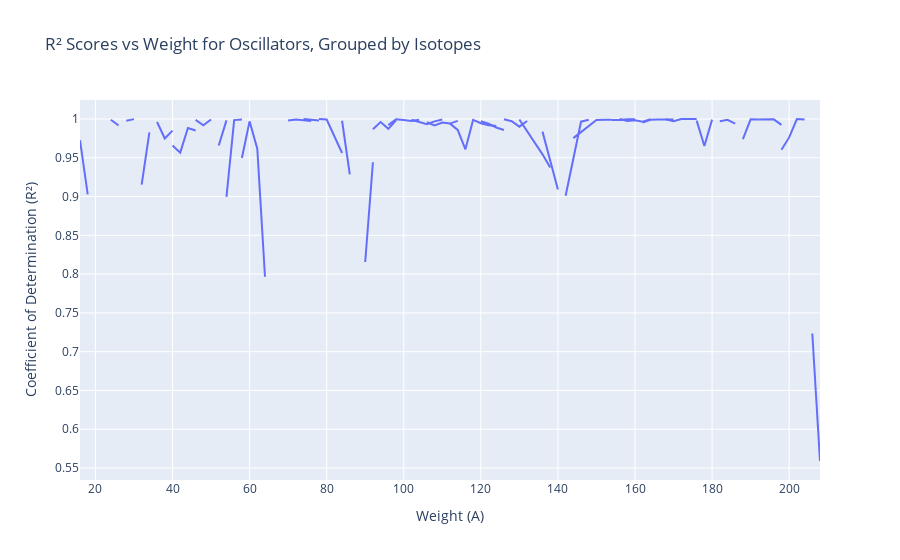
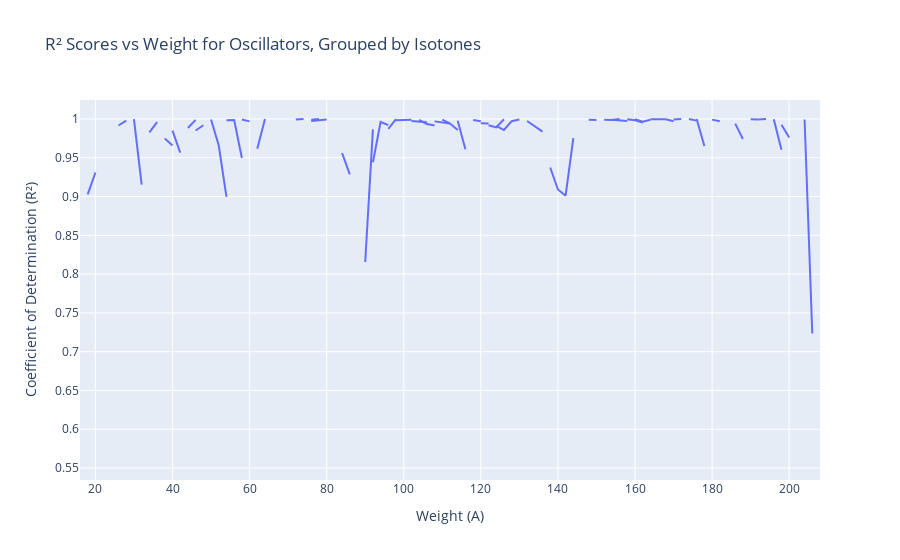

The notebook cell saved with these charts, in order:
### Code cell
fig = px.line(get_best_r2(oscillators, 0.5).reset_index(), 
                 x='a', 
                 y='r2', 
                 line_group='z',
                 title='R² Scores vs Weight for Oscillators, Grouped by Isotopes',
                 labels={'a': 'Weight (A)', 
                        'r2': 'Coefficient of Determination (R²)',
                        'z': 'Atomic Number (Z)'})

fig.show()

fig = px.line(get_best_r2(oscillators, 0.5).reset_index(), 
                 x='a', 
                 y='r2', 
                 line_group='n',
                 title='R² Scores vs Weight for Oscillators, Grouped by Isotones',
                 labels={'a': 'Weight (A)', 
                        'r2': 'Coefficient of Determination (R²)',
                        'z': 'Atomic Number (Z)'})

fig.show()

### Figure 1 — Plotly figure (JSON) as saved in the notebook; plotly's stock layout.template omitted (floating-point values rounded to 4 significant figures)
{"data": [{"hovertemplate": "Atomic Number (Z)=8<br>Weight (A)=%{x}<br>Coefficient of Determination (R²)=%{y}<extra></extra>", "legendgroup": "", "line": {"color": "#636efa", "dash": "solid"}, "marker": {"symbol": "circle"}, "mode": "lines", "name": "", "orientation": "v", "showlegend": false, "type": "scatter", "x": [16, 18], "xaxis": "x", "y": [0.9727, 0.9029], "yaxis": "y"}, {"hovertemplate": "Atomic Number (Z)=10<br>Weight (A)=%{x}<br>Coefficient of Determination (R²)=%{y}<extra></extra>", "legendgroup": "", "line": {"color": "#636efa", "dash": "solid"}, "marker": {"symbol": "circle"}, "mode": "lines", "name": "", "orientation": "v", "showlegend": false, "type": "scatter", "x": [20], "xaxis": "x", "y": [0.931], "yaxis": "y"}, {"hovertemplate": "Atomic Number (Z)=12<br>Weight (A)=%{x}<br>Coefficient of Determination (R²)=%{y}<extra></extra>", "legendgroup": "", "line": {"color": "#636efa", "dash": "solid"}, "marker": {"symbol": "circle"}, "mode": "lines", "name": "", "orientation": "v", "showlegend": false, "type": "scatter", "x": [24, 26], "xaxis": "x", "y": [0.9991, 0.9916], "yaxis": "y"}, {"hovertemplate": "Atomic Number (Z)=14<br>Weight (A)=%{x}<br>Coefficient of Determination (R²)=%{y}<extra></extra>", "legendgroup": "", "line": {"color": "#636efa", "dash": "solid"}, "marker": {"symbol": "circle"}, "mode": "lines", "name": "", "orientation": "v", "showlegend": false, "type": "scatter", "x": [28, 30], "xaxis": "x", "y": [0.9978, 0.9998], "yaxis": "y"}, {"hovertemplate": "Atomic Number (Z)=16<br>Weight (A)=%{x}<br>Coefficient of Determination (R²)=%{y}<extra></extra>", "legendgroup": "", "line": {"color": "#636efa", "dash": "solid"}, "marker": {"symbol": "circle"}, "mode": "lines", "name": "", "orientation": "v", "showlegend": false, "type": "scatter", "x": [32, 34], "xaxis": "x", "y": [0.9153, 0.9827], "yaxis": "y"}, {"hovertemplate": "Atomic Number (Z)=18<br>Weight (A)=%{x}<br>Coefficient of Determination (R²)=%{y}<extra></extra>", "legendgroup": "", "line": {"color": "#636efa", "dash": "solid"}, "marker": {"symbol": "circle"}, "mode": "lines", "name": "", "orientation": "v", "showlegend": false, "type": "scatter", "x": [36, 38, 40], "xaxis": "x", "y": [0.996, 0.9748, 0.9849], "yaxis": "y"}, {"hovertemplate": "Atomic Number (Z)=20<br>Weight (A)=%{x}<br>Coefficient of Determination (R²)=%{y}<extra></extra>", "legendgroup": "", "line": {"color": "#636efa", "dash": "solid"}, "marker": {"symbol": "circle"}, "mode": "lines", "name": "", "orientation": "v", "showlegend": false, "type": "scatter", "x": [40, 42, 44, 46], "xaxis": "x", "y": [0.9658, 0.9566, 0.9883, 0.9852], "yaxis": "y"}, {"hovertemplate": "Atomic Number (Z)=22<br>Weight (A)=%{x}<br>Coefficient of Determination (R²)=%{y}<extra></extra>", "legendgroup": "", "line": {"color": "#636efa", "dash": "solid"}, "marker": {"symbol": "circle"}, "mode": "lines", "name": "", "orientation": "v", "showlegend": false, "type": "scatter", "x": [46, 48, 50], "xaxis": "x", "y": [0.9988, 0.9918, 0.9993], "yaxis": "y"}, {"hovertemplate": "Atomic Number (Z)=24<br>Weight (A)=%{x}<br>Coefficient of Determination (R²)=%{y}<extra></extra>", "legendgroup": "", "line": {"color": "#636efa", "dash": "solid"}, "marker": {"symbol": "circle"}, "mode": "lines", "name": "", "orientation": "v", "showlegend": false, "type": "scatter", "x": [52, 54], "xaxis": "x", "y": [0.9658, 0.9982], "yaxis": "y"}, {"hovertemplate": "Atomic Number (Z)=26<br>Weight (A)=%{x}<br>Coefficient of Determination (R²)=%{y}<extra></extra>", "legendgroup": "", "line": {"color": "#636efa", "dash": "solid"}, "marker": {"symbol": "circle"}, "mode": "lines", "name": "", "orientation": "v", "showlegend": false, "type": "scatter", "x": [54, 56, 58], "xaxis": "x", "y": [0.8995, 0.9985, 0.9993], "yaxis": "y"}, {"hovertemplate": "Atomic Number (Z)=28<br>Weight (A)=%{x}<br>Coefficient of Determination (R²)=%{y}<extra></extra>", "legendgroup": "", "line": {"color": "#636efa", "dash": "solid"}, "marker": {"symbol": "circle"}, "mode": "lines", "name": "", "orientation": "v", "showlegend": false, "type": "scatter", "x": [58, 60, 62, 64], "xaxis": "x", "y": [0.9497, 0.9969, 0.9616, 0.7967], "yaxis": "y"}, {"hovertemplate": "Atomic Number (Z)=30<br>Weight (A)=%{x}<br>Coefficient of Determination (R²)=%{y}<extra></extra>", "legendgroup": "", "line": {"color": "#636efa", "dash": "solid"}, "marker": {"symbol": "circle"}, "mode": "lines", "name": "", "orientation": "v", "showlegend": false, "type": "scatter", "x": [64], "xaxis": "x", "y": [1.0], "yaxis": "y"}, {"hovertemplate": "Atomic Number (Z)=32<br>Weight (A)=%{x}<br>Coefficient of Determination (R²)=%{y}<extra></extra>", "legendgroup": "", "line": {"color": "#636efa", "dash": "solid"}, "marker": {"symbol": "circle"}, "mode": "lines", "name": "", "orientation": "v", "showlegend": false, "type": "scatter", "x": [70, 72, 76], "xaxis": "x", "y": [0.998, 0.9994, 0.9973], "yaxis": "y"}, {"hovertemplate": "Atomic Number (Z)=34<br>Weight (A)=%{x}<br>Coefficient of Determination (R²)=%{y}<extra></extra>", "legendgroup": "", "line": {"color": "#636efa", "dash": "solid"}, "marker": {"symbol": "circle"}, "mode": "lines", "name": "", "orientation": "v", "showlegend": false, "type": "scatter", "x": [74, 76, 78], "xaxis": "x", "y": [0.9999, 0.9991, 0.9979], "yaxis": "y"}, {"hovertemplate": "Atomic Number (Z)=36<br>Weight (A)=%{x}<br>Coefficient of Determination (R²)=%{y}<extra></extra>", "legendgroup": "", "line": {"color": "#636efa", "dash": "solid"}, "marker": {"symbol": "circle"}, "mode": "lines", "name": "", "orientation": "v", "showlegend": false, "type": "scatter", "x": [78, 80, 84], "xaxis": "x", "y": [0.9998, 0.9992, 0.9562], "yaxis": "y"}, {"hovertemplate": "Atomic Number (Z)=38<br>Weight (A)=%{x}<br>Coefficient of Determination (R²)=%{y}<extra></extra>", "legendgroup": "", "line": {"color": "#636efa", "dash": "solid"}, "marker": {"symbol": "circle"}, "mode": "lines", "name": "", "orientation": "v", "showlegend": false, "type": "scatter", "x": [84, 86], "xaxis": "x", "y": [0.9977, 0.9285], "yaxis": "y"}, {"hovertemplate": "Atomic Number (Z)=40<br>Weight (A)=%{x}<br>Coefficient of Determination (R²)=%{y}<extra></extra>", "legendgroup": "", "line": {"color": "#636efa", "dash": "solid"}, "marker": {"symbol": "circle"}, "mode": "lines", "name": "", "orientation": "v", "showlegend": false, "type": "scatter", "x": [90, 92], "xaxis": "x", "y": [0.8157, 0.9442], "yaxis": "y"}, {"hovertemplate": "Atomic Number (Z)=42<br>Weight (A)=%{x}<br>Coefficient of Determination (R²)=%{y}<extra></extra>", "legendgroup": "", "line": {"color": "#636efa", "dash": "solid"}, "marker": {"symbol": "circle"}, "mode": "lines", "name": "", "orientation": "v", "showlegend": false, "type": "scatter", "x": [92, 94, 96, 98], "xaxis": "x", "y": [0.9866, 0.9961, 0.9873, 0.9984], "yaxis": "y"}, {"hovertemplate": "Atomic Number (Z)=44<br>Weight (A)=%{x}<br>Coefficient of Determination (R²)=%{y}<extra></extra>", "legendgroup": "", "line": {"color": "#636efa", "dash": "solid"}, "marker": {"symbol": "circle"}, "mode": "lines", "name": "", "orientation": "v", "showlegend": false, "type": "scatter", "x": [96, 98, 100, 102, 104], "xaxis": "x", "y": [0.9921, 0.9996, 0.9985, 0.9974, 0.9989], "yaxis": "y"}, {"hovertemplate": "Atomic Number (Z)=46<br>Weight (A)=%{x}<br>Coefficient of Determination (R²)=%{y}<extra></extra>", "legendgroup": "", "line": {"color": "#636efa", "dash": "solid"}, "marker": {"symbol": "circle"}, "mode": "lines", "name": "", "orientation": "v", "showlegend": false, "type": "scatter", "x": [102, 104, 106, 108, 110], "xaxis": "x", "y": [0.9991, 0.9967, 0.9934, 0.9969, 0.9993], "yaxis": "y"}, {"hovertemplate": "Atomic Number (Z)=48<br>Weight (A)=%{x}<br>Coefficient of Determination (R²)=%{y}<extra></extra>", "legendgroup": "", "line": {"color": "#636efa", "dash": "solid"}, "marker": {"symbol": "circle"}, "mode": "lines", "name": "", "orientation": "v", "showlegend": false, "type": "scatter", "x": [106, 108, 110, 112, 114], "xaxis": "x", "y": [0.9958, 0.9916, 0.9954, 0.9941, 0.9976], "yaxis": "y"}, {"hovertemplate": "Atomic Number (Z)=50<br>Weight (A)=%{x}<br>Coefficient of Determination (R²)=%{y}<extra></extra>", "legendgroup": "", "line": {"color": "#636efa", "dash": "solid"}, "marker": {"symbol": "circle"}, "mode": "lines", "name": "", "orientation": "v", "showlegend": false, "type": "scatter", "x": [112, 114, 116, 118, 120, 122, 124], "xaxis": "x", "y": [0.994, 0.9859, 0.961, 0.9987, 0.9945, 0.9918, 0.991], "yaxis": "y"}, {"hovertemplate": "Atomic Number (Z)=52<br>Weight (A)=%{x}<br>Coefficient of Determination (R²)=%{y}<extra></extra>", "legendgroup": "", "line": {"color": "#636efa", "dash": "solid"}, "marker": {"symbol": "circle"}, "mode": "lines", "name": "", "orientation": "v", "showlegend": false, "type": "scatter", "x": [120, 122, 124, 126], "xaxis": "x", "y": [0.997, 0.9941, 0.9891, 0.9857], "yaxis": "y"}, {"hovertemplate": "Atomic Number (Z)=54<br>Weight (A)=%{x}<br>Coefficient of Determination (R²)=%{y}<extra></extra>", "legendgroup": "", "line": {"color": "#636efa", "dash": "solid"}, "marker": {"symbol": "circle"}, "mode": "lines", "name": "", "orientation": "v", "showlegend": false, "type": "scatter", "x": [126, 128, 130, 132], "xaxis": "x", "y": [0.9996, 0.9971, 0.9901, 0.9974], "yaxis": "y"}, {"hovertemplate": "Atomic Number (Z)=56<br>Weight (A)=%{x}<br>Coefficient of Determination (R²)=%{y}<extra></extra>", "legendgroup": "", "line": {"color": "#636efa", "dash": "solid"}, "marker": {"symbol": "circle"}, "mode": "lines", "name": "", "orientation": "v", "showlegend": false, "type": "scatter", "x": [130, 136, 138], "xaxis": "x", "y": [0.9993, 0.9544, 0.9374], "yaxis": "y"}, {"hovertemplate": "Atomic Number (Z)=58<br>Weight (A)=%{x}<br>Coefficient of Determination (R²)=%{y}<extra></extra>", "legendgroup": "", "line": {"color": "#636efa", "dash": "solid"}, "marker": {"symbol": "circle"}, "mode": "lines", "name": "", "orientation": "v", "showlegend": false, "type": "scatter", "x": [136, 140], "xaxis": "x", "y": [0.9837, 0.9091], "yaxis": "y"}, {"hovertemplate": "Atomic Number (Z)=60<br>Weight (A)=%{x}<br>Coefficient of Determination (R²)=%{y}<extra></extra>", "legendgroup": "", "line": {"color": "#636efa", "dash": "solid"}, "marker": {"symbol": "circle"}, "mode": "lines", "name": "", "orientation": "v", "showlegend": false, "type": "scatter", "x": [142, 146, 148], "xaxis": "x", "y": [0.901, 0.9965, 0.999], "yaxis": "y"}, {"hovertemplate": "Atomic Number (Z)=62<br>Weight (A)=%{x}<br>Coefficient of Determination (R²)=%{y}<extra></extra>", "legendgroup": "", "line": {"color": "#636efa", "dash": "solid"}, "marker": {"symbol": "circle"}, "mode": "lines", "name": "", "orientation": "v", "showlegend": false, "type": "scatter", "x": [144, 150, 152, 154], "xaxis": "x", "y": [0.9754, 0.9988, 0.9989, 0.9991], "yaxis": "y"}, {"hovertemplate": "Atomic Number (Z)=64<br>Weight (A)=%{x}<br>Coefficient of Determination (R²)=%{y}<extra></extra>", "legendgroup": "", "line": {"color": "#636efa", "dash": "solid"}, "marker": {"symbol": "circle"}, "mode": "lines", "name": "", "orientation": "v", "showlegend": false, "type": "scatter", "x": [154, 156, 158, 160], "xaxis": "x", "y": [0.9986, 0.9985, 0.9998, 0.9997], "yaxis": "y"}, {"hovertemplate": "Atomic Number (Z)=66<br>Weight (A)=%{x}<br>Coefficient of Determination (R²)=%{y}<extra></extra>", "legendgroup": "", "line": {"color": "#636efa", "dash": "solid"}, "marker": {"symbol": "circle"}, "mode": "lines", "name": "", "orientation": "v", "showlegend": false, "type": "scatter", "x": [156, 158, 160, 162, 164], "xaxis": "x", "y": [0.9999, 0.9974, 0.9982, 0.9965, 0.9997], "yaxis": "y"}, {"hovertemplate": "Atomic Number (Z)=68<br>Weight (A)=%{x}<br>Coefficient of Determination (R²)=%{y}<extra></extra>", "legendgroup": "", "line": {"color": "#636efa", "dash": "solid"}, "marker": {"symbol": "circle"}, "mode": "lines", "name": "", "orientation": "v", "showlegend": false, "type": "scatter", "x": [162, 164, 166, 168, 170], "xaxis": "x", "y": [0.9953, 0.999, 0.9992, 0.9997, 0.9994], "yaxis": "y"}, {"hovertemplate": "Atomic Number (Z)=70<br>Weight (A)=%{x}<br>Coefficient of Determination (R²)=%{y}<extra></extra>", "legendgroup": "", "line": {"color": "#636efa", "dash": "solid"}, "marker": {"symbol": "circle"}, "mode": "lines", "name": "", "orientation": "v", "showlegend": false, "type": "scatter", "x": [168, 170, 172, 174, 176], "xaxis": "x", "y": [0.9997, 0.997, 0.9999, 0.9999, 1.0], "yaxis": "y"}, {"hovertemplate": "Atomic Number (Z)=72<br>Weight (A)=%{x}<br>Coefficient of Determination (R²)=%{y}<extra></extra>", "legendgroup": "", "line": {"color": "#636efa", "dash": "solid"}, "marker": {"symbol": "circle"}, "mode": "lines", "name": "", "orientation": "v", "showlegend": false, "type": "scatter", "x": [176, 178, 180], "xaxis": "x", "y": [0.9979, 0.9651, 0.9991], "yaxis": "y"}, {"hovertemplate": "Atomic Number (Z)=74<br>Weight (A)=%{x}<br>Coefficient of Determination (R²)=%{y}<extra></extra>", "legendgroup": "", "line": {"color": "#636efa", "dash": "solid"}, "marker": {"symbol": "circle"}, "mode": "lines", "name": "", "orientation": "v", "showlegend": false, "type": "scatter", "x": [182, 184, 186], "xaxis": "x", "y": [0.9971, 0.9989, 0.994], "yaxis": "y"}, {"hovertemplate": "Atomic Number (Z)=76<br>Weight (A)=%{x}<br>Coefficient of Determination (R²)=%{y}<extra></extra>", "legendgroup": "", "line": {"color": "#636efa", "dash": "solid"}, "marker": {"symbol": "circle"}, "mode": "lines", "name": "", "orientation": "v", "showlegend": false, "type": "scatter", "x": [188, 190, 192], "xaxis": "x", "y": [0.9741, 0.9996, 0.9994], "yaxis": "y"}, {"hovertemplate": "Atomic Number (Z)=78<br>Weight (A)=%{x}<br>Coefficient of Determination (R²)=%{y}<extra></extra>", "legendgroup": "", "line": {"color": "#636efa", "dash": "solid"}, "marker": {"symbol": "circle"}, "mode": "lines", "name": "", "orientation": "v", "showlegend": false, "type": "scatter", "x": [192, 194, 196, 198], "xaxis": "x", "y": [0.9993, 0.9998, 0.9995, 0.9924], "yaxis": "y"}, {"hovertemplate": "Atomic Number (Z)=80<br>Weight (A)=%{x}<br>Coefficient of Determination (R²)=%{y}<extra></extra>", "legendgroup": "", "line": {"color": "#636efa", "dash": "solid"}, "marker": {"symbol": "circle"}, "mode": "lines", "name": "", "orientation": "v", "showlegend": false, "type": "scatter", "x": [198, 200, 202, 204], "xaxis": "x", "y": [0.9604, 0.9762, 0.9998, 0.9992], "yaxis": "y"}, {"hovertemplate": "Atomic Number (Z)=82<br>Weight (A)=%{x}<br>Coefficient of Determination (R²)=%{y}<extra></extra>", "legendgroup": "", "line": {"color": "#636efa", "dash": "solid"}, "marker": {"symbol": "circle"}, "mode": "lines", "name": "", "orientation": "v", "showlegend": false, "type": "scatter", "x": [206, 208], "xaxis": "x", "y": [0.7235, 0.5591], "yaxis": "y"}], "layout": {"legend": {"tracegroupgap": 0}, "title": {"text": "R² Scores vs Weight for Oscillators, Grouped by Isotopes"}, "xaxis": {"anchor": "y", "domain": [0, 1], "title": {"text": "Weight (A)"}}, "yaxis": {"anchor": "x", "domain": [0, 1], "title": {"text": "Coefficient of Determination (R²)"}}}}

### Figure 2 — Plotly figure (JSON) as saved in the notebook; plotly's stock layout.template omitted (floating-point values rounded to 4 significant figures)
{"data": [{"hovertemplate": "n=8<br>Weight (A)=%{x}<br>Coefficient of Determination (R²)=%{y}<extra></extra>", "legendgroup": "", "line": {"color": "#636efa", "dash": "solid"}, "marker": {"symbol": "circle"}, "mode": "lines", "name": "", "orientation": "v", "showlegend": false, "type": "scatter", "x": [16], "xaxis": "x", "y": [0.9727], "yaxis": "y"}, {"hovertemplate": "n=10<br>Weight (A)=%{x}<br>Coefficient of Determination (R²)=%{y}<extra></extra>", "legendgroup": "", "line": {"color": "#636efa", "dash": "solid"}, "marker": {"symbol": "circle"}, "mode": "lines", "name": "", "orientation": "v", "showlegend": false, "type": "scatter", "x": [18, 20], "xaxis": "x", "y": [0.9029, 0.931], "yaxis": "y"}, {"hovertemplate": "n=12<br>Weight (A)=%{x}<br>Coefficient of Determination (R²)=%{y}<extra></extra>", "legendgroup": "", "line": {"color": "#636efa", "dash": "solid"}, "marker": {"symbol": "circle"}, "mode": "lines", "name": "", "orientation": "v", "showlegend": false, "type": "scatter", "x": [24], "xaxis": "x", "y": [0.9991], "yaxis": "y"}, {"hovertemplate": "n=14<br>Weight (A)=%{x}<br>Coefficient of Determination (R²)=%{y}<extra></extra>", "legendgroup": "", "line": {"color": "#636efa", "dash": "solid"}, "marker": {"symbol": "circle"}, "mode": "lines", "name": "", "orientation": "v", "showlegend": false, "type": "scatter", "x": [26, 28], "xaxis": "x", "y": [0.9916, 0.9978], "yaxis": "y"}, {"hovertemplate": "n=16<br>Weight (A)=%{x}<br>Coefficient of Determination (R²)=%{y}<extra></extra>", "legendgroup": "", "line": {"color": "#636efa", "dash": "solid"}, "marker": {"symbol": "circle"}, "mode": "lines", "name": "", "orientation": "v", "showlegend": false, "type": "scatter", "x": [30, 32], "xaxis": "x", "y": [0.9998, 0.9153], "yaxis": "y"}, {"hovertemplate": "n=18<br>Weight (A)=%{x}<br>Coefficient of Determination (R²)=%{y}<extra></extra>", "legendgroup": "", "line": {"color": "#636efa", "dash": "solid"}, "marker": {"symbol": "circle"}, "mode": "lines", "name": "", "orientation": "v", "showlegend": false, "type": "scatter", "x": [34, 36], "xaxis": "x", "y": [0.9827, 0.996], "yaxis": "y"}, {"hovertemplate": "n=20<br>Weight (A)=%{x}<br>Coefficient of Determination (R²)=%{y}<extra></extra>", "legendgroup": "", "line": {"color": "#636efa", "dash": "solid"}, "marker": {"symbol": "circle"}, "mode": "lines", "name": "", "orientation": "v", "showlegend": false, "type": "scatter", "x": [38, 40], "xaxis": "x", "y": [0.9748, 0.9658], "yaxis": "y"}, {"hovertemplate": "n=22<br>Weight (A)=%{x}<br>Coefficient of Determination (R²)=%{y}<extra></extra>", "legendgroup": "", "line": {"color": "#636efa", "dash": "solid"}, "marker": {"symbol": "circle"}, "mode": "lines", "name": "", "orientation": "v", "showlegend": false, "type": "scatter", "x": [40, 42], "xaxis": "x", "y": [0.9849, 0.9566], "yaxis": "y"}, {"hovertemplate": "n=24<br>Weight (A)=%{x}<br>Coefficient of Determination (R²)=%{y}<extra></extra>", "legendgroup": "", "line": {"color": "#636efa", "dash": "solid"}, "marker": {"symbol": "circle"}, "mode": "lines", "name": "", "orientation": "v", "showlegend": false, "type": "scatter", "x": [44, 46], "xaxis": "x", "y": [0.9883, 0.9988], "yaxis": "y"}, {"hovertemplate": "n=26<br>Weight (A)=%{x}<br>Coefficient of Determination (R²)=%{y}<extra></extra>", "legendgroup": "", "line": {"color": "#636efa", "dash": "solid"}, "marker": {"symbol": "circle"}, "mode": "lines", "name": "", "orientation": "v", "showlegend": false, "type": "scatter", "x": [46, 48], "xaxis": "x", "y": [0.9852, 0.9918], "yaxis": "y"}, {"hovertemplate": "n=28<br>Weight (A)=%{x}<br>Coefficient of Determination (R²)=%{y}<extra></extra>", "legendgroup": "", "line": {"color": "#636efa", "dash": "solid"}, "marker": {"symbol": "circle"}, "mode": "lines", "name": "", "orientation": "v", "showlegend": false, "type": "scatter", "x": [50, 52, 54], "xaxis": "x", "y": [0.9993, 0.9658, 0.8995], "yaxis": "y"}, {"hovertemplate": "n=30<br>Weight (A)=%{x}<br>Coefficient of Determination (R²)=%{y}<extra></extra>", "legendgroup": "", "line": {"color": "#636efa", "dash": "solid"}, "marker": {"symbol": "circle"}, "mode": "lines", "name": "", "orientation": "v", "showlegend": false, "type": "scatter", "x": [54, 56, 58], "xaxis": "x", "y": [0.9982, 0.9985, 0.9497], "yaxis": "y"}, {"hovertemplate": "n=32<br>Weight (A)=%{x}<br>Coefficient of Determination (R²)=%{y}<extra></extra>", "legendgroup": "", "line": {"color": "#636efa", "dash": "solid"}, "marker": {"symbol": "circle"}, "mode": "lines", "name": "", "orientation": "v", "showlegend": false, "type": "scatter", "x": [58, 60], "xaxis": "x", "y": [0.9993, 0.9969], "yaxis": "y"}, {"hovertemplate": "n=34<br>Weight (A)=%{x}<br>Coefficient of Determination (R²)=%{y}<extra></extra>", "legendgroup": "", "line": {"color": "#636efa", "dash": "solid"}, "marker": {"symbol": "circle"}, "mode": "lines", "name": "", "orientation": "v", "showlegend": false, "type": "scatter", "x": [62, 64], "xaxis": "x", "y": [0.9616, 1.0], "yaxis": "y"}, {"hovertemplate": "n=36<br>Weight (A)=%{x}<br>Coefficient of Determination (R²)=%{y}<extra></extra>", "legendgroup": "", "line": {"color": "#636efa", "dash": "solid"}, "marker": {"symbol": "circle"}, "mode": "lines", "name": "", "orientation": "v", "showlegend": false, "type": "scatter", "x": [64], "xaxis": "x", "y": [0.7967], "yaxis": "y"}, {"hovertemplate": "n=38<br>Weight (A)=%{x}<br>Coefficient of Determination (R²)=%{y}<extra></extra>", "legendgroup": "", "line": {"color": "#636efa", "dash": "solid"}, "marker": {"symbol": "circle"}, "mode": "lines", "name": "", "orientation": "v", "showlegend": false, "type": "scatter", "x": [70], "xaxis": "x", "y": [0.998], "yaxis": "y"}, {"hovertemplate": "n=40<br>Weight (A)=%{x}<br>Coefficient of Determination (R²)=%{y}<extra></extra>", "legendgroup": "", "line": {"color": "#636efa", "dash": "solid"}, "marker": {"symbol": "circle"}, "mode": "lines", "name": "", "orientation": "v", "showlegend": false, "type": "scatter", "x": [72, 74], "xaxis": "x", "y": [0.9994, 0.9999], "yaxis": "y"}, {"hovertemplate": "n=44<br>Weight (A)=%{x}<br>Coefficient of Determination (R²)=%{y}<extra></extra>", "legendgroup": "", "line": {"color": "#636efa", "dash": "solid"}, "marker": {"symbol": "circle"}, "mode": "lines", "name": "", "orientation": "v", "showlegend": false, "type": "scatter", "x": [76, 78, 80], "xaxis": "x", "y": [0.9973, 0.9979, 0.9992], "yaxis": "y"}, {"hovertemplate": "n=42<br>Weight (A)=%{x}<br>Coefficient of Determination (R²)=%{y}<extra></extra>", "legendgroup": "", "line": {"color": "#636efa", "dash": "solid"}, "marker": {"symbol": "circle"}, "mode": "lines", "name": "", "orientation": "v", "showlegend": false, "type": "scatter", "x": [76, 78], "xaxis": "x", "y": [0.9991, 0.9998], "yaxis": "y"}, {"hovertemplate": "n=48<br>Weight (A)=%{x}<br>Coefficient of Determination (R²)=%{y}<extra></extra>", "legendgroup": "", "line": {"color": "#636efa", "dash": "solid"}, "marker": {"symbol": "circle"}, "mode": "lines", "name": "", "orientation": "v", "showlegend": false, "type": "scatter", "x": [84, 86], "xaxis": "x", "y": [0.9562, 0.9285], "yaxis": "y"}, {"hovertemplate": "n=46<br>Weight (A)=%{x}<br>Coefficient of Determination (R²)=%{y}<extra></extra>", "legendgroup": "", "line": {"color": "#636efa", "dash": "solid"}, "marker": {"symbol": "circle"}, "mode": "lines", "name": "", "orientation": "v", "showlegend": false, "type": "scatter", "x": [84], "xaxis": "x", "y": [0.9977], "yaxis": "y"}, {"hovertemplate": "n=50<br>Weight (A)=%{x}<br>Coefficient of Determination (R²)=%{y}<extra></extra>", "legendgroup": "", "line": {"color": "#636efa", "dash": "solid"}, "marker": {"symbol": "circle"}, "mode": "lines", "name": "", "orientation": "v", "showlegend": false, "type": "scatter", "x": [90, 92], "xaxis": "x", "y": [0.8157, 0.9866], "yaxis": "y"}, {"hovertemplate": "n=52<br>Weight (A)=%{x}<br>Coefficient of Determination (R²)=%{y}<extra></extra>", "legendgroup": "", "line": {"color": "#636efa", "dash": "solid"}, "marker": {"symbol": "circle"}, "mode": "lines", "name": "", "orientation": "v", "showlegend": false, "type": "scatter", "x": [92, 94, 96], "xaxis": "x", "y": [0.9442, 0.9961, 0.9921], "yaxis": "y"}, {"hovertemplate": "n=54<br>Weight (A)=%{x}<br>Coefficient of Determination (R²)=%{y}<extra></extra>", "legendgroup": "", "line": {"color": "#636efa", "dash": "solid"}, "marker": {"symbol": "circle"}, "mode": "lines", "name": "", "orientation": "v", "showlegend": false, "type": "scatter", "x": [96, 98], "xaxis": "x", "y": [0.9873, 0.9996], "yaxis": "y"}, {"hovertemplate": "n=56<br>Weight (A)=%{x}<br>Coefficient of Determination (R²)=%{y}<extra></extra>", "legendgroup": "", "line": {"color": "#636efa", "dash": "solid"}, "marker": {"symbol": "circle"}, "mode": "lines", "name": "", "orientation": "v", "showlegend": false, "type": "scatter", "x": [98, 100, 102], "xaxis": "x", "y": [0.9984, 0.9985, 0.9991], "yaxis": "y"}, {"hovertemplate": "n=58<br>Weight (A)=%{x}<br>Coefficient of Determination (R²)=%{y}<extra></extra>", "legendgroup": "", "line": {"color": "#636efa", "dash": "solid"}, "marker": {"symbol": "circle"}, "mode": "lines", "name": "", "orientation": "v", "showlegend": false, "type": "scatter", "x": [102, 104, 106], "xaxis": "x", "y": [0.9974, 0.9967, 0.9958], "yaxis": "y"}, {"hovertemplate": "n=60<br>Weight (A)=%{x}<br>Coefficient of Determination (R²)=%{y}<extra></extra>", "legendgroup": "", "line": {"color": "#636efa", "dash": "solid"}, "marker": {"symbol": "circle"}, "mode": "lines", "name": "", "orientation": "v", "showlegend": false, "type": "scatter", "x": [104, 106, 108], "xaxis": "x", "y": [0.9989, 0.9934, 0.9916], "yaxis": "y"}, {"hovertemplate": "n=62<br>Weight (A)=%{x}<br>Coefficient of Determination (R²)=%{y}<extra></extra>", "legendgroup": "", "line": {"color": "#636efa", "dash": "solid"}, "marker": {"symbol": "circle"}, "mode": "lines", "name": "", "orientation": "v", "showlegend": false, "type": "scatter", "x": [108, 110, 112], "xaxis": "x", "y": [0.9969, 0.9954, 0.994], "yaxis": "y"}, {"hovertemplate": "n=64<br>Weight (A)=%{x}<br>Coefficient of Determination (R²)=%{y}<extra></extra>", "legendgroup": "", "line": {"color": "#636efa", "dash": "solid"}, "marker": {"symbol": "circle"}, "mode": "lines", "name": "", "orientation": "v", "showlegend": false, "type": "scatter", "x": [110, 112, 114], "xaxis": "x", "y": [0.9993, 0.9941, 0.9859], "yaxis": "y"}, {"hovertemplate": "n=66<br>Weight (A)=%{x}<br>Coefficient of Determination (R²)=%{y}<extra></extra>", "legendgroup": "", "line": {"color": "#636efa", "dash": "solid"}, "marker": {"symbol": "circle"}, "mode": "lines", "name": "", "orientation": "v", "showlegend": false, "type": "scatter", "x": [114, 116], "xaxis": "x", "y": [0.9976, 0.961], "yaxis": "y"}, {"hovertemplate": "n=68<br>Weight (A)=%{x}<br>Coefficient of Determination (R²)=%{y}<extra></extra>", "legendgroup": "", "line": {"color": "#636efa", "dash": "solid"}, "marker": {"symbol": "circle"}, "mode": "lines", "name": "", "orientation": "v", "showlegend": false, "type": "scatter", "x": [118, 120], "xaxis": "x", "y": [0.9987, 0.997], "yaxis": "y"}, {"hovertemplate": "n=70<br>Weight (A)=%{x}<br>Coefficient of Determination (R²)=%{y}<extra></extra>", "legendgroup": "", "line": {"color": "#636efa", "dash": "solid"}, "marker": {"symbol": "circle"}, "mode": "lines", "name": "", "orientation": "v", "showlegend": false, "type": "scatter", "x": [120, 122], "xaxis": "x", "y": [0.9945, 0.9941], "yaxis": "y"}, {"hovertemplate": "n=72<br>Weight (A)=%{x}<br>Coefficient of Determination (R²)=%{y}<extra></extra>", "legendgroup": "", "line": {"color": "#636efa", "dash": "solid"}, "marker": {"symbol": "circle"}, "mode": "lines", "name": "", "orientation": "v", "showlegend": false, "type": "scatter", "x": [122, 124, 126], "xaxis": "x", "y": [0.9918, 0.9891, 0.9996], "yaxis": "y"}, {"hovertemplate": "n=74<br>Weight (A)=%{x}<br>Coefficient of Determination (R²)=%{y}<extra></extra>", "legendgroup": "", "line": {"color": "#636efa", "dash": "solid"}, "marker": {"symbol": "circle"}, "mode": "lines", "name": "", "orientation": "v", "showlegend": false, "type": "scatter", "x": [124, 126, 128, 130], "xaxis": "x", "y": [0.991, 0.9857, 0.9971, 0.9993], "yaxis": "y"}, {"hovertemplate": "n=76<br>Weight (A)=%{x}<br>Coefficient of Determination (R²)=%{y}<extra></extra>", "legendgroup": "", "line": {"color": "#636efa", "dash": "solid"}, "marker": {"symbol": "circle"}, "mode": "lines", "name": "", "orientation": "v", "showlegend": false, "type": "scatter", "x": [130], "xaxis": "x", "y": [0.9901], "yaxis": "y"}, {"hovertemplate": "n=78<br>Weight (A)=%{x}<br>Coefficient of Determination (R²)=%{y}<extra></extra>", "legendgroup": "", "line": {"color": "#636efa", "dash": "solid"}, "marker": {"symbol": "circle"}, "mode": "lines", "name": "", "orientation": "v", "showlegend": false, "type": "scatter", "x": [132, 136], "xaxis": "x", "y": [0.9974, 0.9837], "yaxis": "y"}, {"hovertemplate": "n=80<br>Weight (A)=%{x}<br>Coefficient of Determination (R²)=%{y}<extra></extra>", "legendgroup": "", "line": {"color": "#636efa", "dash": "solid"}, "marker": {"symbol": "circle"}, "mode": "lines", "name": "", "orientation": "v", "showlegend": false, "type": "scatter", "x": [136], "xaxis": "x", "y": [0.9544], "yaxis": "y"}, {"hovertemplate": "n=82<br>Weight (A)=%{x}<br>Coefficient of Determination (R²)=%{y}<extra></extra>", "legendgroup": "", "line": {"color": "#636efa", "dash": "solid"}, "marker": {"symbol": "circle"}, "mode": "lines", "name": "", "orientation": "v", "showlegend": false, "type": "scatter", "x": [138, 140, 142, 144], "xaxis": "x", "y": [0.9374, 0.9091, 0.901, 0.9754], "yaxis": "y"}, {"hovertemplate": "n=86<br>Weight (A)=%{x}<br>Coefficient of Determination (R²)=%{y}<extra></extra>", "legendgroup": "", "line": {"color": "#636efa", "dash": "solid"}, "marker": {"symbol": "circle"}, "mode": "lines", "name": "", "orientation": "v", "showlegend": false, "type": "scatter", "x": [146], "xaxis": "x", "y": [0.9965], "yaxis": "y"}, {"hovertemplate": "n=88<br>Weight (A)=%{x}<br>Coefficient of Determination (R²)=%{y}<extra></extra>", "legendgroup": "", "line": {"color": "#636efa", "dash": "solid"}, "marker": {"symbol": "circle"}, "mode": "lines", "name": "", "orientation": "v", "showlegend": false, "type": "scatter", "x": [148, 150], "xaxis": "x", "y": [0.999, 0.9988], "yaxis": "y"}, {"hovertemplate": "n=90<br>Weight (A)=%{x}<br>Coefficient of Determination (R²)=%{y}<extra></extra>", "legendgroup": "", "line": {"color": "#636efa", "dash": "solid"}, "marker": {"symbol": "circle"}, "mode": "lines", "name": "", "orientation": "v", "showlegend": false, "type": "scatter", "x": [152, 154, 156], "xaxis": "x", "y": [0.9989, 0.9986, 0.9999], "yaxis": "y"}, {"hovertemplate": "n=92<br>Weight (A)=%{x}<br>Coefficient of Determination (R²)=%{y}<extra></extra>", "legendgroup": "", "line": {"color": "#636efa", "dash": "solid"}, "marker": {"symbol": "circle"}, "mode": "lines", "name": "", "orientation": "v", "showlegend": false, "type": "scatter", "x": [154, 156, 158], "xaxis": "x", "y": [0.9991, 0.9985, 0.9974], "yaxis": "y"}, {"hovertemplate": "n=94<br>Weight (A)=%{x}<br>Coefficient of Determination (R²)=%{y}<extra></extra>", "legendgroup": "", "line": {"color": "#636efa", "dash": "solid"}, "marker": {"symbol": "circle"}, "mode": "lines", "name": "", "orientation": "v", "showlegend": false, "type": "scatter", "x": [158, 160, 162], "xaxis": "x", "y": [0.9998, 0.9982, 0.9953], "yaxis": "y"}, {"hovertemplate": "n=96<br>Weight (A)=%{x}<br>Coefficient of Determination (R²)=%{y}<extra></extra>", "legendgroup": "", "line": {"color": "#636efa", "dash": "solid"}, "marker": {"symbol": "circle"}, "mode": "lines", "name": "", "orientation": "v", "showlegend": false, "type": "scatter", "x": [160, 162, 164], "xaxis": "x", "y": [0.9997, 0.9965, 0.999], "yaxis": "y"}, {"hovertemplate": "n=98<br>Weight (A)=%{x}<br>Coefficient of Determination (R²)=%{y}<extra></extra>", "legendgroup": "", "line": {"color": "#636efa", "dash": "solid"}, "marker": {"symbol": "circle"}, "mode": "lines", "name": "", "orientation": "v", "showlegend": false, "type": "scatter", "x": [164, 166, 168], "xaxis": "x", "y": [0.9997, 0.9992, 0.9997], "yaxis": "y"}, {"hovertemplate": "n=100<br>Weight (A)=%{x}<br>Coefficient of Determination (R²)=%{y}<extra></extra>", "legendgroup": "", "line": {"color": "#636efa", "dash": "solid"}, "marker": {"symbol": "circle"}, "mode": "lines", "name": "", "orientation": "v", "showlegend": false, "type": "scatter", "x": [168, 170], "xaxis": "x", "y": [0.9997, 0.997], "yaxis": "y"}, {"hovertemplate": "n=102<br>Weight (A)=%{x}<br>Coefficient of Determination (R²)=%{y}<extra></extra>", "legendgroup": "", "line": {"color": "#636efa", "dash": "solid"}, "marker": {"symbol": "circle"}, "mode": "lines", "name": "", "orientation": "v", "showlegend": false, "type": "scatter", "x": [170, 172], "xaxis": "x", "y": [0.9994, 0.9999], "yaxis": "y"}, {"hovertemplate": "n=104<br>Weight (A)=%{x}<br>Coefficient of Determination (R²)=%{y}<extra></extra>", "legendgroup": "", "line": {"color": "#636efa", "dash": "solid"}, "marker": {"symbol": "circle"}, "mode": "lines", "name": "", "orientation": "v", "showlegend": false, "type": "scatter", "x": [174, 176], "xaxis": "x", "y": [0.9999, 0.9979], "yaxis": "y"}, {"hovertemplate": "n=106<br>Weight (A)=%{x}<br>Coefficient of Determination (R²)=%{y}<extra></extra>", "legendgroup": "", "line": {"color": "#636efa", "dash": "solid"}, "marker": {"symbol": "circle"}, "mode": "lines", "name": "", "orientation": "v", "showlegend": false, "type": "scatter", "x": [176, 178], "xaxis": "x", "y": [1.0, 0.9651], "yaxis": "y"}, {"hovertemplate": "n=108<br>Weight (A)=%{x}<br>Coefficient of Determination (R²)=%{y}<extra></extra>", "legendgroup": "", "line": {"color": "#636efa", "dash": "solid"}, "marker": {"symbol": "circle"}, "mode": "lines", "name": "", "orientation": "v", "showlegend": false, "type": "scatter", "x": [180, 182], "xaxis": "x", "y": [0.9991, 0.9971], "yaxis": "y"}, {"hovertemplate": "n=110<br>Weight (A)=%{x}<br>Coefficient of Determination (R²)=%{y}<extra></extra>", "legendgroup": "", "line": {"color": "#636efa", "dash": "solid"}, "marker": {"symbol": "circle"}, "mode": "lines", "name": "", "orientation": "v", "showlegend": false, "type": "scatter", "x": [184], "xaxis": "x", "y": [0.9989], "yaxis": "y"}, {"hovertemplate": "n=112<br>Weight (A)=%{x}<br>Coefficient of Determination (R²)=%{y}<extra></extra>", "legendgroup": "", "line": {"color": "#636efa", "dash": "solid"}, "marker": {"symbol": "circle"}, "mode": "lines", "name": "", "orientation": "v", "showlegend": false, "type": "scatter", "x": [186, 188], "xaxis": "x", "y": [0.994, 0.9741], "yaxis": "y"}, {"hovertemplate": "n=114<br>Weight (A)=%{x}<br>Coefficient of Determination (R²)=%{y}<extra></extra>", "legendgroup": "", "line": {"color": "#636efa", "dash": "solid"}, "marker": {"symbol": "circle"}, "mode": "lines", "name": "", "orientation": "v", "showlegend": false, "type": "scatter", "x": [190, 192], "xaxis": "x", "y": [0.9996, 0.9993], "yaxis": "y"}, {"hovertemplate": "n=116<br>Weight (A)=%{x}<br>Coefficient of Determination (R²)=%{y}<extra></extra>", "legendgroup": "", "line": {"color": "#636efa", "dash": "solid"}, "marker": {"symbol": "circle"}, "mode": "lines", "name": "", "orientation": "v", "showlegend": false, "type": "scatter", "x": [192, 194], "xaxis": "x", "y": [0.9994, 0.9998], "yaxis": "y"}, {"hovertemplate": "n=118<br>Weight (A)=%{x}<br>Coefficient of Determination (R²)=%{y}<extra></extra>", "legendgroup": "", "line": {"color": "#636efa", "dash": "solid"}, "marker": {"symbol": "circle"}, "mode": "lines", "name": "", "orientation": "v", "showlegend": false, "type": "scatter", "x": [196, 198], "xaxis": "x", "y": [0.9995, 0.9604], "yaxis": "y"}, {"hovertemplate": "n=120<br>Weight (A)=%{x}<br>Coefficient of Determination (R²)=%{y}<extra></extra>", "legendgroup": "", "line": {"color": "#636efa", "dash": "solid"}, "marker": {"symbol": "circle"}, "mode": "lines", "name": "", "orientation": "v", "showlegend": false, "type": "scatter", "x": [198, 200], "xaxis": "x", "y": [0.9924, 0.9762], "yaxis": "y"}, {"hovertemplate": "n=122<br>Weight (A)=%{x}<br>Coefficient of Determination (R²)=%{y}<extra></extra>", "legendgroup": "", "line": {"color": "#636efa", "dash": "solid"}, "marker": {"symbol": "circle"}, "mode": "lines", "name": "", "orientation": "v", "showlegend": false, "type": "scatter", "x": [202], "xaxis": "x", "y": [0.9998], "yaxis": "y"}, {"hovertemplate": "n=124<br>Weight (A)=%{x}<br>Coefficient of Determination (R²)=%{y}<extra></extra>", "legendgroup": "", "line": {"color": "#636efa", "dash": "solid"}, "marker": {"symbol": "circle"}, "mode": "lines", "name": "", "orientation": "v", "showlegend": false, "type": "scatter", "x": [204, 206], "xaxis": "x", "y": [0.9992, 0.7235], "yaxis": "y"}, {"hovertemplate": "n=126<br>Weight (A)=%{x}<br>Coefficient of Determination (R²)=%{y}<extra></extra>", "legendgroup": "", "line": {"color": "#636efa", "dash": "solid"}, "marker": {"symbol": "circle"}, "mode": "lines", "name": "", "orientation": "v", "showlegend": false, "type": "scatter", "x": [208], "xaxis": "x", "y": [0.5591], "yaxis": "y"}], "layout": {"legend": {"tracegroupgap": 0}, "title": {"text": "R² Scores vs Weight for Oscillators, Grouped by Isotones"}, "xaxis": {"anchor": "y", "domain": [0, 1], "title": {"text": "Weight (A)"}}, "yaxis": {"anchor": "x", "domain": [0, 1], "title": {"text": "Coefficient of Determination (R²)"}}}}
